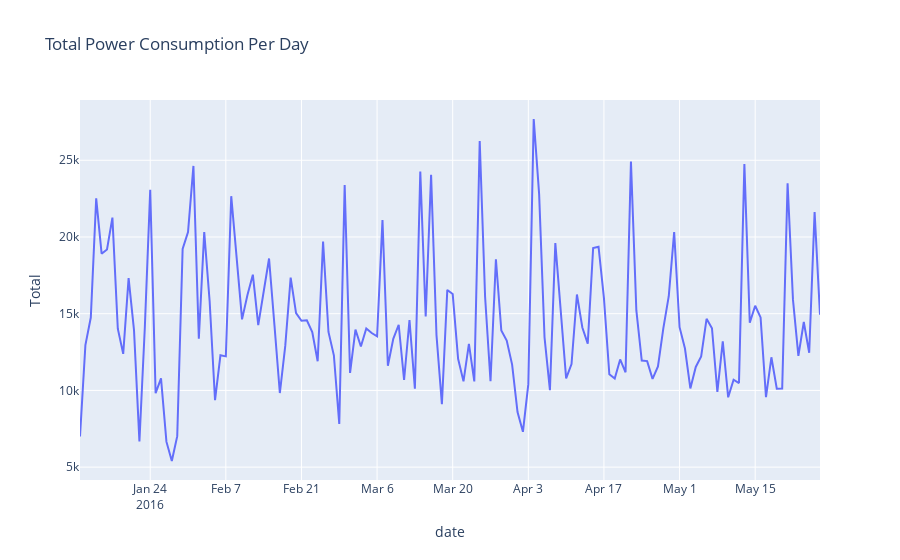

This figure's notebook cell:
### Code cell
fig = px.line(df_per_day, x='date', y='Total',title="Total Power Consumption Per Day")
fig.show()

### Figure 1 — Plotly figure (JSON) as saved in the notebook; plotly's stock layout.template omitted (floating-point values rounded to 4 significant figures; data arrays with more than 128 entries replaced by an {"elided": "..."} marker saying what was removed)
{"data": [{"hovertemplate": "date=%{x}<br>Total=%{y}<extra></extra>", "legendgroup": "", "line": {"color": "#636efa", "dash": "solid"}, "marker": {"symbol": "circle"}, "mode": "lines", "name": "", "orientation": "v", "showlegend": false, "type": "scatter", "x": {"elided": "138 str values"}, "xaxis": "x", "y": {"elided": "138 int values"}, "yaxis": "y"}], "layout": {"legend": {"tracegroupgap": 0}, "title": {"text": "Total Power Consumption Per Day"}, "xaxis": {"anchor": "y", "domain": [0, 1], "title": {"text": "date"}}, "yaxis": {"anchor": "x", "domain": [0, 1], "title": {"text": "Total"}}}}
